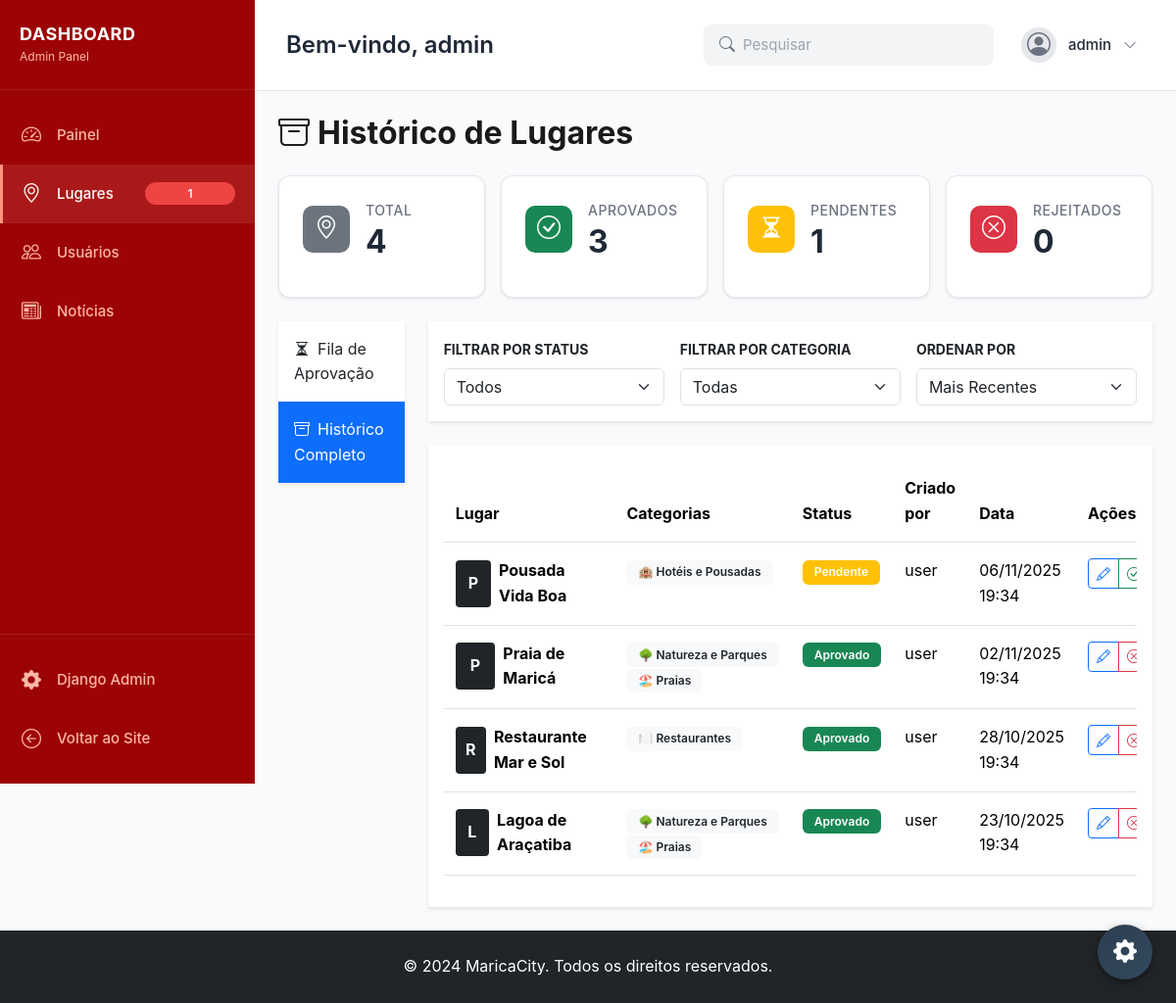
/explore/admin/backlog/ (signed in), run on an earlier commit of the app's database.
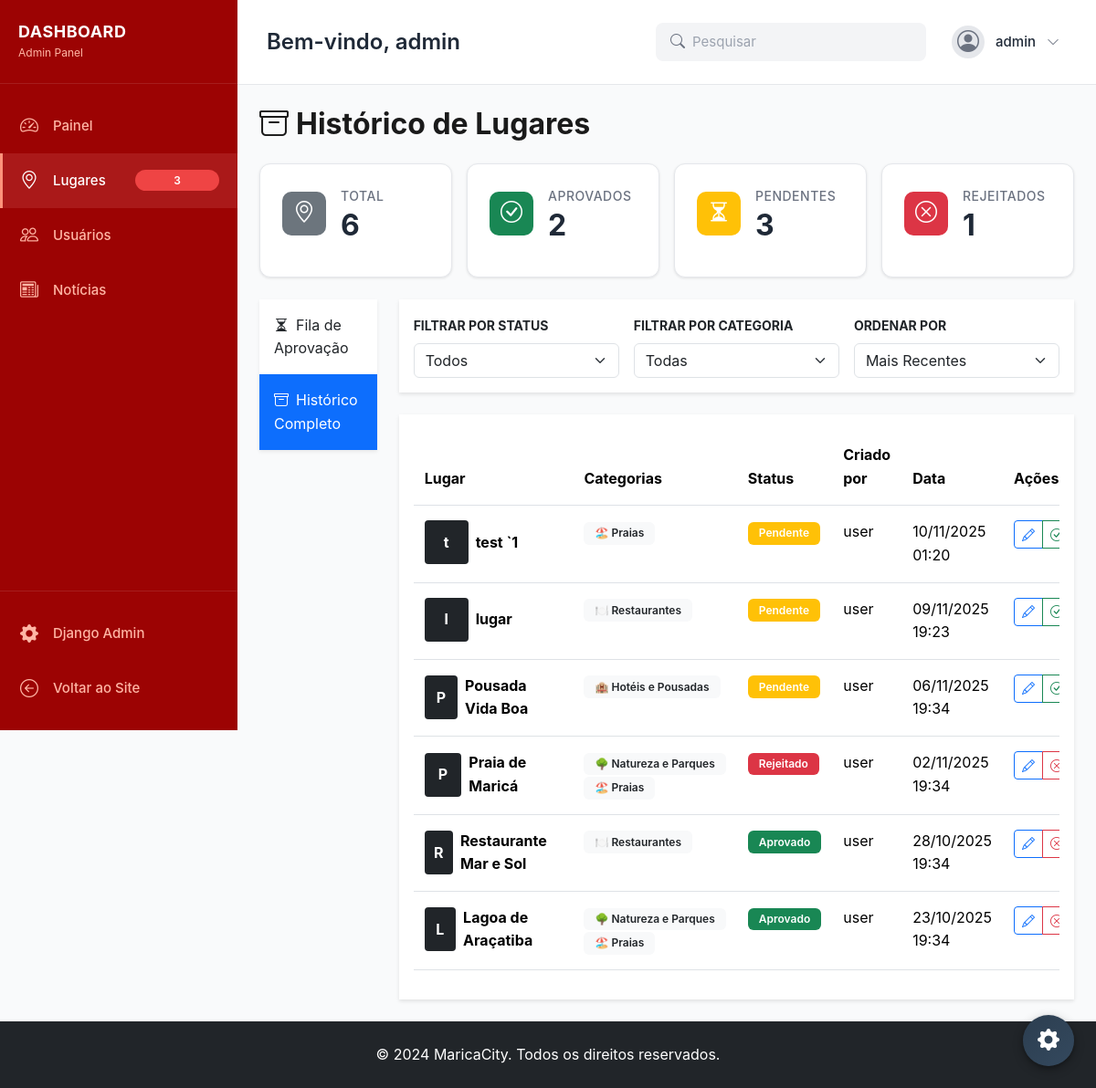
And on a later commit of the database.
### apps/explore/models.py (models this page shows, shortened)
class Place(models.Model):
    name = models.CharField(max_length=200, help_text="Nome do lugar")
    description = models.TextField(help_text="Descrição detalhada do lugar")
    address = models.TextField(help_text="Endereço completo do lugar")
    latitude = models.DecimalField(
        max_digits=9,
        decimal_places=6,
        null=True,
        blank=True,
        help_text="Coordenada de latitude",
    )
    longitude = models.DecimalField(
        max_digits=9,
        decimal_places=6,
        null=True,
        blank=True,
        help_text="Coordenada de longitude",
    )
    categories = models.ManyToManyField(
        Category,
        related_name="places",
        blank=True,
        help_text="Categorias às quais este lugar pertence",
    )
    created_by = models.ForeignKey(
        settings.AUTH_USER_MODEL,
        on_delete=models.CASCADE,
        related_name="places",
        help_text="Usuário que criou este lugar",
    )
    is_approved = models.BooleanField(
        default=False, help_text="Se o lugar foi aprovado pelo administrador"
    )
    is_active = models.BooleanField(
        default=True, help_text="Se o lugar está atualmente ativo"
    )
    created_at = models.DateTimeField(auto_now_add=True)
    updated_at = models.DateTimeField(auto_now=True)
    class Meta:
        ordering = ["-created_at"]
        verbose_name = "Lugar"
        verbose_name_plural = "Lugares"
        indexes = [
            models.Index(fields=["is_approved", "is_active"]),
            models.Index(fields=["-created_at"]),
        ]
    @property
    def primary_image(self):
        return self.images.filter(is_primary=True).first()

class Category(models.Model):
    name = models.CharField(max_length=100, unique=True, help_text="Nome da categoria")
    slug = models.SlugField(
        max_length=100, unique=True, help_text="Identificador amigável para URL"
    )
    description = models.TextField(blank=True, help_text="Descrição da categoria")
    icon = models.CharField(
        max_length=50, blank=True, help_text="Classe do ícone ou emoji para a categoria"
    )
    is_active = models.BooleanField(
        default=True, help_text="Se a categoria está atualmente ativa"
    )
    display_order = models.IntegerField(
        default=0,
        help_text="Ordem em que a categoria aparece (números menores primeiro)",
    )
    created_at = models.DateTimeField(auto_now_add=True)
    updated_at = models.DateTimeField(auto_now=True)
    class Meta:
        ordering = ["display_order", "name"]
        verbose_name = "Categoria"
        verbose_name_plural = "Categorias"
        indexes = [
            models.Index(fields=["is_active", "display_order"]),
            models.Index(fields=["slug"]),
        ]

### apps/accounts/models.py (models this page shows, shortened)
class User(AbstractUser):
    @property
    def can_moderate(self):
        return self.is_staff or self.is_superuser
    class Meta:
        ordering = ["-created_at"]
        verbose_name = "Usuário"
        verbose_name_plural = "Usuários"
    bio = models.TextField(blank=True, null=True, help_text="Biografia do usuário")
    contact_phone = models.CharField(
        max_length=20, blank=True, null=True, help_text="Número de telefone de contato"
    )
    contact_email = models.EmailField(
        blank=True,
        null=True,
        help_text="E-mail de contato público (diferente do e-mail de login)",
    )
    contact_website = models.URLField(
        blank=True, null=True, help_text="Website ou URL de rede social"
    )
    created_at = models.DateTimeField(auto_now_add=True)
    updated_at = models.DateTimeField(auto_now=True)

### apps/explore/views.py (the view)
# urls.py: path("admin/backlog/", views.backlog_view, name="backlog"),
@login_required
def backlog_view(request):
    if not request.user.can_moderate:
        messages.error(request, "Você não tem permissão para acessar esta página.")
        return redirect("explore:explore")
    view_mode = request.GET.get("view", "history")
    status_filter = request.GET.get("status", "all")
    category_filter = request.GET.get("category", "all")
    sort_by = request.GET.get("sort", "-created_at")
    places = Place.objects.select_related("created_by").prefetch_related(
        "images", "categories"
    )
    if view_mode == "queue":
        places = places.filter(is_approved=False, is_active=True)
    else:
        if status_filter == "approved":
            places = places.filter(is_approved=True, is_active=True)
        elif status_filter == "pending":
            places = places.filter(is_approved=False, is_active=True)
        elif status_filter == "rejected":
            places = places.filter(is_active=False)
    if category_filter != "all":
        places = places.filter(categories__slug=category_filter)
    valid_sorts = {
        "-created_at": "-created_at",
        "created_at": "created_at",
        "name": "name",
        "-name": "-name",
    }
    sort_order = valid_sorts.get(sort_by, "-created_at")
    places = places.order_by(sort_order).distinct()
    categories = Category.objects.filter(is_active=True).order_by("name")
    total_count = Place.objects.count()
    approved_count = Place.objects.filter(is_approved=True, is_active=True).count()
    pending_count = Place.objects.filter(is_approved=False, is_active=True).count()
    rejected_count = Place.objects.filter(is_active=False).count()
    context = {
        "places": places,
        "categories": categories,
        "status_filter": status_filter,
        "category_filter": category_filter,
        "current_sort": sort_by,
        "total_count": total_count,
        "approved_count": approved_count,
        "pending_count": pending_count,
        "rejected_count": rejected_count,
        "view_mode": view_mode,
    }
    return render(request, "explore/admin/backlog.html", context)

### apps/core/context_processors.py (called while the page is built)
def google_oauth(request):
    return {
        "GOOGLE_OAUTH_CLIENT_ID": settings.GOOGLE_OAUTH_CLIENT_ID,
    }

def admin_stats(request):
    if request.user.is_authenticated and request.user.can_moderate:
        from apps.explore.models import Place
        from apps.news.models import News
        return {
            "pending_places": Place.objects.filter(
                is_approved=False, is_active=True
            ).count(),
            "draft_news": News.objects.filter(status=News.DRAFT).count(),
        }
    return {"pending_places": 0, "draft_news": 0}

### templates/explore/admin/backlog.html (shortened to what the changed rows need)
{% extends 'base.html' %}
{% load static %}
{% block extra_css %}
<link rel="stylesheet" href="{% static 'css/components/admin_sidebar.css' %}">
<link rel="stylesheet" href="{% static 'css/components/admin_topbar.css' %}">
<link rel="stylesheet" href="{% static 'css/pages/admin.css' %}">
{% endblock %}
{% block content %}
<div class="admin-container">
  {% include 'includes/admin_sidebar.html' %}
  <div class="admin-main-content">
    {% include 'includes/admin_topbar.html' %}
    <div class="admin-content-wrapper">
      <div class="container-fluid px-4 py-4">
    <div class="d-flex justify-content-between align-items-center mb-4">
      <h1 class="admin-title">
        {% if view_mode == 'queue' %}
        <i class="bi bi-hourglass-split me-2"></i>Fila de Aprovação
        {% else %}
        <i class="bi bi-archive me-2"></i>Histórico de Lugares
        {% endif %}
      </h1>
    </div>
    <div class="row g-3 mb-4">
      <div class="col-6 col-md-3">
        <div class="stat-card-enhanced">
          <div class="stat-header">
            <div class="stat-info">
              <div class="stat-label-enhanced">Total</div>
              <div class="stat-value-enhanced">{{ total_count }}</div>
            </div>
          </div>
        </div>
      </div>
      <div class="col-6 col-md-3">
        <div class="stat-card-enhanced">
          <div class="stat-header">
            <div class="stat-info">
              <div class="stat-label-enhanced">Aprovados</div>
              <div class="stat-value-enhanced">{{ approved_count }}</div>
            </div>
          </div>
        </div>
      </div>
      <div class="col-6 col-md-3">
        <div class="stat-card-enhanced">
          <div class="stat-header">
            <div class="stat-info">
              <div class="stat-label-enhanced">Pendentes</div>
              <div class="stat-value-enhanced">{{ pending_count }}</div>
            </div>
          </div>
        </div>
      </div>
      <div class="col-6 col-md-3">
        <div class="stat-card-enhanced">
          <div class="stat-header">
            <div class="stat-info">
              <div class="stat-label-enhanced">Rejeitados</div>
              <div class="stat-value-enhanced">{{ rejected_count }}</div>
            </div>
          </div>
        </div>
      </div>
    </div>
    <div class="row">
    <div class="col-md-9 col-lg-10">
  {% if places %}
  <div class="card">
    <div class="card-body">
      <div class="table-responsive">
        <table class="table table-hover">
          <thead>
            <tr>
              <th>Lugar</th>
              <th>Categorias</th>
              <th>Status</th>
              <th>Criado por</th>
              <th>Data</th>
              <th>Ações</th>
            </tr>
          </thead>
          <tbody>
            {% for place in places %}
            <tr class="clickable-row" data-href="{% url 'explore:place_detail' place.pk %}" style="cursor: pointer;">
              <td>
                <div class="d-flex align-items-center">
                  {% if place.primary_image %}
                  <img src="{{ place.primary_image.image.url }}" alt="{{ place.name }}"
                       class="me-2" style="width: 48px; height: 48px; object-fit: cover; border-radius: 4px;">
                  {% else %}
                  <div class="bg-dark text-white d-flex align-items-center justify-content-center me-2"
                       style="width: 48px; height: 48px; border-radius: 4px;">
                    <span class="fw-bold">{{ place.name|first }}</span>
                  </div>
                  {% endif %}
                  <strong>{{ place.name }}</strong>
                </div>
              </td>
              <td>
                {% if place.categories.exists %}
                  {% for category in place.categories.all|slice:":2" %}
                    <span class="badge bg-light text-dark">
                      {% if category.icon %}{{ category.icon }}{% endif %} {{ category.name }}
                    </span>
                  {% endfor %}
                {% else %}
                  <span class="text-muted">-</span>
                {% endif %}
              </td>
              <td>
                {% if place.is_approved and place.is_active %}
                <span class="badge bg-success">Aprovado</span>
                {% elif not place.is_active %}
                <span class="badge bg-danger">Rejeitado</span>
                {% else %}
                <span class="badge bg-warning">Pendente</span>
                {% endif %}
              </td>
              <td>{{ place.created_by.username }}</td>
              <td>{{ place.created_at|date:"d/m/Y H:i" }}</td>
              <td onclick="event.stopPropagation();">
                <div class="btn-group btn-group-sm">
                  <a href="{% url 'explore:place_edit' place.pk %}" class="btn btn-outline-primary"
                     title="Editar">
                    <i class="bi bi-pencil"></i>
                  </a>
                  {% if not place.is_approved and place.is_active %}
                  <a href="{% url 'explore:approve_place' place.pk %}" class="btn btn-outline-success"
                     title="Aprovar" onclick="event.preventDefault(); this.nextElementSibling.submit();">
                    <i class="bi bi-check-circle"></i>
                  </a>
                  {% endif %}
                  <button type="button" class="btn btn-outline-danger"
                     title="Remover"
                     onclick="openRemoveModal({{ place.pk }}, '{{ place.name|escapejs }}')">
                    <i class="bi bi-x-circle"></i>
                  </button>
                </div>
              </td>
            </tr>
            {% endfor %}
          </tbody>
        </table>
      </div>
    </div>
  </div>
  {% endif %}
    </div>
  </div>
      </div>
    </div>
  </div>
</div>
{% endblock %}

What changed in the data, as far as the page shows it:
added Place: name|first "t", name "test `1", is_approved "Pendente", created_by.username "user", created_at "10/11/2025 01:20", Category (icon "🏖️", name "Praias")
added Place: name|first "l", name "lugar", is_approved "Pendente", created_by.username "user", created_at "09/11/2025 19:23", Category (icon "🍽️", name "Restaurantes")
changed Place "Praia de Maricá": is_approved "Aprovado" → "Rejeitado"
Also different on the page:
{{ pending_places }}: "1" → "3"
{{ total_count }}: "4" → "6"
{{ approved_count }}: "3" → "2"
{{ pending_count }}: "1" → "3"
{{ rejected_count }}: "0" → "1"
